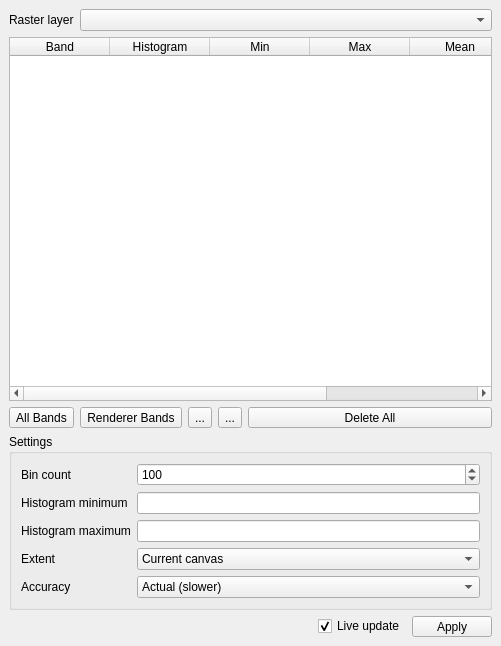
<?xml version="1.0" encoding="UTF-8"?>
<ui version="4.0">
 <class>MainWindow</class>
 <widget class="QMainWindow" name="MainWindow">
  <property name="geometry">
   <rect>
    <x>0</x>
    <y>0</y>
    <width>501</width>
    <height>646</height>
   </rect>
  </property>
  <property name="windowTitle">
   <string>Band Statistics</string>
  </property>
  <widget class="QWidget" name="centralwidget">
   <layout class="QVBoxLayout" name="verticalLayout" stretch="0,0,0,1,0">
    <item>
     <layout class="QFormLayout" name="formLayout_2">
      <item row="0" column="0">
       <widget class="QLabel" name="label_4">
        <property name="sizePolicy">
         <sizepolicy hsizetype="Fixed" vsizetype="Preferred">
          <horstretch>0</horstretch>
          <verstretch>0</verstretch>
         </sizepolicy>
        </property>
        <property name="text">
         <string>Raster layer</string>
        </property>
       </widget>
      </item>
      <item row="0" column="1">
       <widget class="QgsMapLayerComboBox" name="mLayer">
        <property name="currentIndex">
         <number>-1</number>
        </property>
        <property name="allowEmptyLayer">
         <bool>true</bool>
        </property>
       </widget>
      </item>
     </layout>
    </item>
    <item>
     <widget class="QTableWidget" name="mTable">
      <property name="selectionMode">
       <enum>QAbstractItemView::SingleSelection</enum>
      </property>
      <property name="selectionBehavior">
       <enum>QAbstractItemView::SelectRows</enum>
      </property>
      <attribute name="horizontalHeaderStretchLastSection">
       <bool>true</bool>
      </attribute>
      <column>
       <property name="text">
        <string>Band</string>
       </property>
      </column>
      <column>
       <property name="text">
        <string>Histogram</string>
       </property>
      </column>
      <column>
       <property name="text">
        <string>Min</string>
       </property>
      </column>
      <column>
       <property name="text">
        <string>Max</string>
       </property>
      </column>
      <column>
       <property name="text">
        <string>Mean</string>
       </property>
      </column>
      <column>
       <property name="text">
        <string>StdDev</string>
       </property>
      </column>
     </widget>
    </item>
    <item>
     <layout class="QHBoxLayout" name="horizontalLayout">
      <item>
       <widget class="QToolButton" name="mAddAllBands">
        <property name="sizePolicy">
         <sizepolicy hsizetype="Fixed" vsizetype="Fixed">
          <horstretch>0</horstretch>
          <verstretch>0</verstretch>
         </sizepolicy>
        </property>
        <property name="text">
         <string>All Bands</string>
        </property>
        <property name="icon">
         <iconset>
          <normaloff>:/images/themes/default/symbologyAdd.svg</normaloff>:/images/themes/default/symbologyAdd.svg</iconset>
        </property>
        <property name="toolButtonStyle">
         <enum>Qt::ToolButtonTextBesideIcon</enum>
        </property>
       </widget>
      </item>
      <item>
       <widget class="QToolButton" name="mAddRendererBands">
        <property name="sizePolicy">
         <sizepolicy hsizetype="Fixed" vsizetype="Fixed">
          <horstretch>0</horstretch>
          <verstretch>0</verstretch>
         </sizepolicy>
        </property>
        <property name="text">
         <string>Renderer Bands</string>
        </property>
        <property name="icon">
         <iconset>
          <normaloff>:/images/themes/default/symbologyAdd.svg</normaloff>:/images/themes/default/symbologyAdd.svg</iconset>
        </property>
        <property name="toolButtonStyle">
         <enum>Qt::ToolButtonTextBesideIcon</enum>
        </property>
       </widget>
      </item>
      <item>
       <widget class="QToolButton" name="mAddBand">
        <property name="text">
         <string>...</string>
        </property>
        <property name="icon">
         <iconset>
          <normaloff>:/images/themes/default/symbologyAdd.svg</normaloff>:/images/themes/default/symbologyAdd.svg</iconset>
        </property>
        <property name="popupMode">
         <enum>QToolButton::InstantPopup</enum>
        </property>
        <property name="arrowType">
         <enum>Qt::NoArrow</enum>
        </property>
       </widget>
      </item>
      <item>
       <widget class="QToolButton" name="mRemoveBand">
        <property name="text">
         <string>...</string>
        </property>
        <property name="icon">
         <iconset>
          <normaloff>:/images/themes/default/symbologyRemove.svg</normaloff>:/images/themes/default/symbologyRemove.svg</iconset>
        </property>
        <property name="popupMode">
         <enum>QToolButton::InstantPopup</enum>
        </property>
        <property name="arrowType">
         <enum>Qt::NoArrow</enum>
        </property>
       </widget>
      </item>
      <item>
       <widget class="QToolButton" name="mDeleteAllBands">
        <property name="sizePolicy">
         <sizepolicy hsizetype="Expanding" vsizetype="Fixed">
          <horstretch>0</horstretch>
          <verstretch>0</verstretch>
         </sizepolicy>
        </property>
        <property name="text">
         <string>Delete All</string>
        </property>
       </widget>
      </item>
     </layout>
    </item>
    <item>
     <widget class="QgsCollapsibleGroupBox" name="mGroupBox">
      <property name="sizePolicy">
       <sizepolicy hsizetype="Preferred" vsizetype="Fixed">
        <horstretch>0</horstretch>
        <verstretch>0</verstretch>
       </sizepolicy>
      </property>
      <property name="title">
       <string>Settings</string>
      </property>
      <layout class="QVBoxLayout" name="verticalLayout_2">
       <item>
        <layout class="QFormLayout" name="formLayout">
         <item row="0" column="0">
          <widget class="QLabel" name="label_2">
           <property name="text">
            <string>Bin count</string>
           </property>
          </widget>
         </item>
         <item row="0" column="1">
          <widget class="QgsSpinBox" name="mHistogramBinCount">
           <property name="minimum">
            <number>1</number>
           </property>
           <property name="maximum">
            <number>999999999</number>
           </property>
           <property name="value">
            <number>100</number>
           </property>
           <property name="clearValue">
            <bool>true</bool>
           </property>
          </widget>
         </item>
         <item row="1" column="0">
          <widget class="QLabel" name="label_3">
           <property name="text">
            <string>Histogram minimum</string>
           </property>
          </widget>
         </item>
         <item row="1" column="1">
          <widget class="QgsFilterLineEdit" name="mHistogramMinimum">
           <property name="nullValue">
            <string>band minimum</string>
           </property>
           <property name="qgisRelation" stdset="0">
            <string notr="true"/>
           </property>
          </widget>
         </item>
         <item row="2" column="0">
          <widget class="QLabel" name="label_5">
           <property name="text">
            <string>Histogram maximum</string>
           </property>
          </widget>
         </item>
         <item row="2" column="1">
          <widget class="QgsFilterLineEdit" name="mHistogramMaximum">
           <property name="nullValue">
            <string>band maximum</string>
           </property>
           <property name="qgisRelation" stdset="0">
            <string notr="true"/>
           </property>
          </widget>
         </item>
         <item row="3" column="0">
          <widget class="QLabel" name="label_34">
           <property name="sizePolicy">
            <sizepolicy hsizetype="Fixed" vsizetype="Preferred">
             <horstretch>0</horstretch>
             <verstretch>0</verstretch>
            </sizepolicy>
           </property>
           <property name="text">
            <string>Extent</string>
           </property>
          </widget>
         </item>
         <item row="4" column="0">
          <widget class="QLabel" name="label_35">
           <property name="sizePolicy">
            <sizepolicy hsizetype="Fixed" vsizetype="Preferred">
             <horstretch>0</horstretch>
             <verstretch>0</verstretch>
            </sizepolicy>
           </property>
           <property name="text">
            <string>Accuracy</string>
           </property>
          </widget>
         </item>
         <item row="4" column="1">
          <widget class="QComboBox" name="mAccuracy">
           <property name="toolTip">
            <string>The calculation accuracy.</string>
           </property>
           <property name="currentIndex">
            <number>1</number>
           </property>
           <item>
            <property name="text">
             <string>Estimated (faster)</string>
            </property>
           </item>
           <item>
            <property name="text">
             <string>Actual (slower)</string>
            </property>
           </item>
          </widget>
         </item>
         <item row="3" column="1">
          <widget class="QComboBox" name="mExtent">
           <property name="toolTip">
            <string>The Statistics extent.</string>
           </property>
           <property name="currentIndex">
            <number>1</number>
           </property>
           <item>
            <property name="text">
             <string>Whole raster</string>
            </property>
           </item>
           <item>
            <property name="text">
             <string>Current canvas</string>
            </property>
           </item>
          </widget>
         </item>
        </layout>
       </item>
      </layout>
     </widget>
    </item>
    <item>
     <layout class="QHBoxLayout" name="horizontalLayout_2">
      <item>
       <spacer name="horizontalSpacer">
        <property name="orientation">
         <enum>Qt::Horizontal</enum>
        </property>
        <property name="sizeHint" stdset="0">
         <size>
          <width>40</width>
          <height>20</height>
         </size>
        </property>
       </spacer>
      </item>
      <item>
       <widget class="QCheckBox" name="mLiveUpdate">
        <property name="toolTip">
         <string>Whether to auto-apply styling.</string>
        </property>
        <property name="text">
         <string>Live update</string>
        </property>
        <property name="checked">
         <bool>true</bool>
        </property>
       </widget>
      </item>
      <item>
       <widget class="QToolButton" name="mApply">
        <property name="sizePolicy">
         <sizepolicy hsizetype="Fixed" vsizetype="Fixed">
          <horstretch>0</horstretch>
          <verstretch>0</verstretch>
         </sizepolicy>
        </property>
        <property name="minimumSize">
         <size>
          <width>80</width>
          <height>0</height>
         </size>
        </property>
        <property name="toolTip">
         <string>Apply style.</string>
        </property>
        <property name="text">
         <string>Apply</string>
        </property>
       </widget>
      </item>
     </layout>
    </item>
   </layout>
  </widget>
 </widget>
 <customwidgets>
  <customwidget>
   <class>QgsCollapsibleGroupBox</class>
   <extends>QGroupBox</extends>
   <header>qgscollapsiblegroupbox.h</header>
   <container>1</container>
  </customwidget>
  <customwidget>
   <class>QgsFilterLineEdit</class>
   <extends>QLineEdit</extends>
   <header>qgsfilterlineedit.h</header>
  </customwidget>
  <customwidget>
   <class>QgsMapLayerComboBox</class>
   <extends>QComboBox</extends>
   <header>qgsmaplayercombobox.h</header>
  </customwidget>
  <customwidget>
   <class>QgsSpinBox</class>
   <extends>QSpinBox</extends>
   <header>qgsspinbox.h</header>
  </customwidget>
 </customwidgets>
 <resources/>
 <connections/>
</ui>
